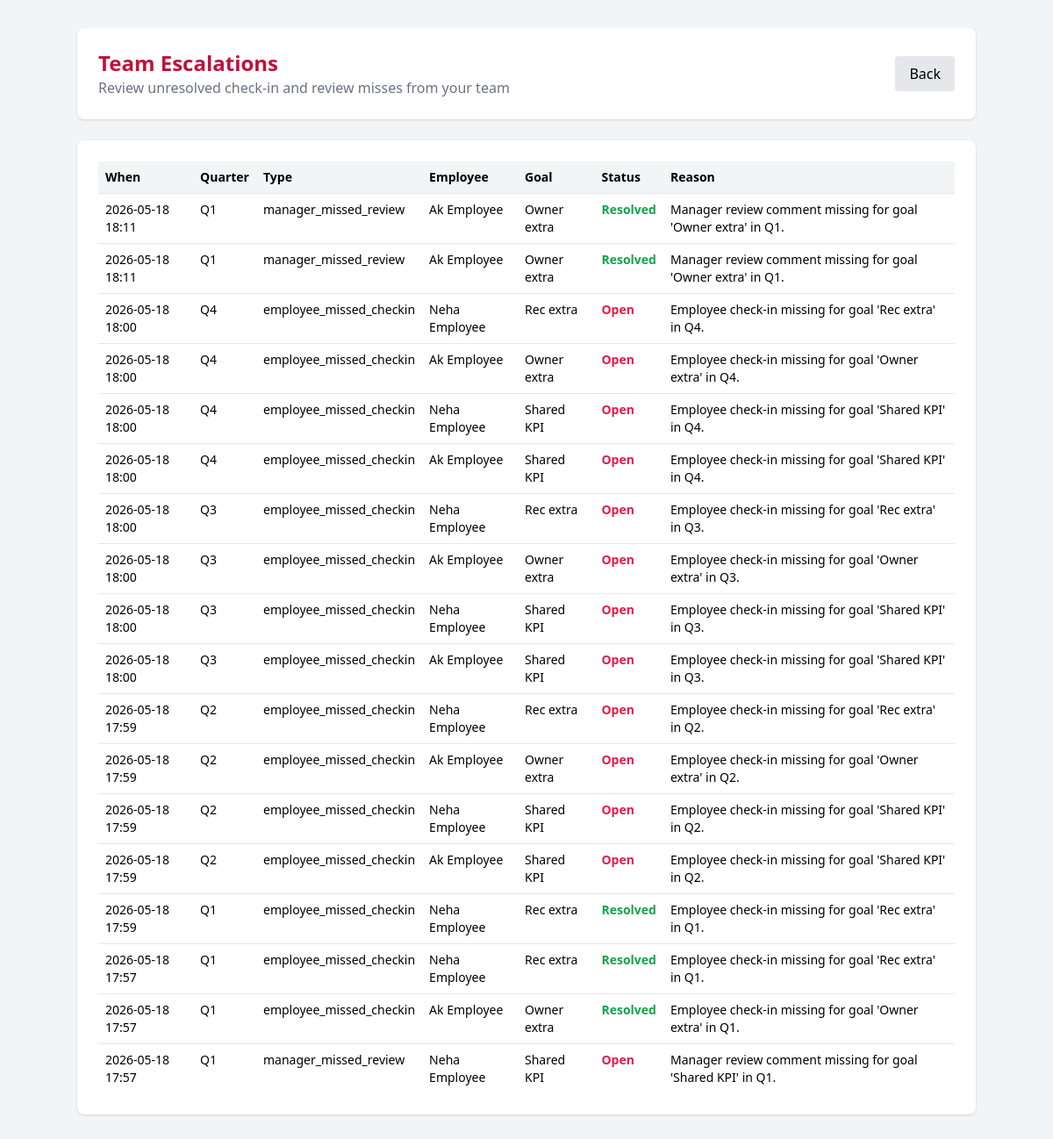
/manager/escalations (signed in), run on the app's committed database.
### app/models.py (models this page shows)
class Escalation(Base):
    __tablename__ = "escalations"
    id = Column(Integer, primary_key=True, index=True)
    employee_id = Column(Integer, ForeignKey("users.id"), nullable=False)
    manager_id = Column(Integer, ForeignKey("users.id"), nullable=True)
    goal_id = Column(Integer, ForeignKey("goals.id"), nullable=True)
    quarter = Column(String, nullable=False)
    escalation_type = Column(String, nullable=False)  # employee_missed_checkin / manager_missed_review
    reason = Column(Text, nullable=False)
    status = Column(String, default="open")  # open / resolved
    created_at = Column(DateTime, default=datetime.utcnow)
    resolved_at = Column(DateTime, nullable=True)
    resolved_by = Column(Integer, ForeignKey("users.id"), nullable=True)

class User(Base):
    __tablename__ = "users"
    id = Column(Integer, primary_key=True, index=True)
    name = Column(String, nullable=False)
    email = Column(String, unique=True, nullable=False)
    password = Column(String, nullable=False)
    role = Column(String, nullable=False)  # employee / manager / admin
    manager_id = Column(Integer, ForeignKey("users.id"), nullable=True)
    manager = relationship("User", remote_side=[id], backref="team")
    goals = relationship("Goal", back_populates="employee")

class Goal(Base):
    __tablename__ = "goals"
    id = Column(Integer, primary_key=True, index=True)
    employee_id = Column(Integer, ForeignKey("users.id"), nullable=False)
    title = Column(String, nullable=False)
    thrust_area = Column(String, nullable=False)
    uom_type = Column(String, nullable=False)  # min / max / zero / timeline
    target = Column(Float, nullable=False)
    weightage = Column(Float, nullable=False)
    status = Column(String, default="draft")  # draft / submitted / approved / locked
    is_shared = Column(Boolean, default=False)
    parent_goal_id = Column(Integer, ForeignKey("goals.id"), nullable=True)
    created_at = Column(DateTime, default=datetime.utcnow)
    employee = relationship("User", back_populates="goals")
    achievements = relationship("Achievement", back_populates="goal")
    audit_logs = relationship("AuditLog", back_populates="goal")

### app/routes/manager.py (the view)
@router.get("/escalations")
def escalations_page(request: Request, user=Depends(require_manager), db: Session = Depends(get_db)):
    team = get_team(db, user.id)
    team_ids = [member.id for member in team]
    escalations = (
        db.query(Escalation)
        .filter(Escalation.manager_id == user.id, Escalation.employee_id.in_(team_ids))
        .order_by(Escalation.created_at.desc())
        .limit(200)
        .all()
    )
    employees = {member.id: member for member in team}
    goals = {goal.id: goal for goal in db.query(Goal).filter(Goal.employee_id.in_(team_ids)).all()} if team_ids else {}
    return templates.TemplateResponse(request, "manager/escalations.html", {
        "user": user,
        "escalations": escalations,
        "employees": employees,
        "goals": goals,
    })

### app/templates/manager/escalations.html (shortened to what this page needs)
<!DOCTYPE html>
<html>
<head>
    <script src="https://cdn.tailwindcss.com"></script>
</head>
<body class="bg-gray-100 p-8">
<div class="max-w-5xl mx-auto space-y-6">
    <div class="bg-white rounded-lg shadow p-6 flex items-center justify-between">
        <div>
            <h1 class="text-2xl font-bold text-rose-700">Team Escalations</h1>
            <p class="text-gray-500">Review unresolved check-in and review misses from your team</p>
        </div>
        <a href="/manager/dashboard" class="bg-gray-200 px-4 py-2 rounded hover:bg-gray-300">Back</a>
    </div>
    <div class="bg-white rounded-lg shadow p-6">
        <table class="w-full text-sm">
            <thead class="bg-gray-100">
            <tr>
                <th class="text-left p-2">When</th>
                <th class="text-left p-2">Quarter</th>
                <th class="text-left p-2">Type</th>
                <th class="text-left p-2">Employee</th>
                <th class="text-left p-2">Goal</th>
                <th class="text-left p-2">Status</th>
                <th class="text-left p-2">Reason</th>
            </tr>
            </thead>
            <tbody>
            {% for item in escalations %}
            <tr class="border-t align-top">
                <td class="p-2">{{ item.created_at.strftime('%Y-%m-%d %H:%M') }}</td>
                <td class="p-2">{{ item.quarter }}</td>
                <td class="p-2">{{ item.escalation_type }}</td>
                <td class="p-2">{{ employees[item.employee_id].name if employees.get(item.employee_id) else 'N/A' }}</td>
                <td class="p-2">{{ goals[item.goal_id].title if item.goal_id and goals.get(item.goal_id) else 'N/A' }}</td>
                <td class="p-2">
                    {% if item.status == "open" %}
                    <span class="text-rose-600 font-semibold">Open</span>
                    {% else %}
                    <span class="text-green-600 font-semibold">Resolved</span>
                    {% endif %}
                </td>
                <td class="p-2">{{ item.reason }}</td>
            </tr>
            {% endfor %}
            </tbody>
        </table>
    </div>
</div>
</body>
</html>

### data on the page
Escalation: created_at "2026-05-18 18:11", quarter "Q1", escalation_type "manager_missed_review", status "Resolved", reason "Manager review comment missing for goal 'Owner extra' in Q1."
User: name "Ak Employee"
Goal: title "Owner extra"
Escalation: created_at "2026-05-18 18:11", quarter "Q1", escalation_type "manager_missed_review", status "Resolved", reason "Manager review comment missing for goal 'Owner extra' in Q1."
Escalation: created_at "2026-05-18 18:00", quarter "Q4", escalation_type "employee_missed_checkin", status "Open", reason "Employee check-in missing for goal 'Rec extra' in Q4."
User: name "Neha Employee"
Goal: title "Rec extra"
Escalation: created_at "2026-05-18 18:00", quarter "Q4", escalation_type "employee_missed_checkin", status "Open", reason "Employee check-in missing for goal 'Owner extra' in Q4."
Escalation: created_at "2026-05-18 18:00", quarter "Q4", escalation_type "employee_missed_checkin", status "Open", reason "Employee check-in missing for goal 'Shared KPI' in Q4."
Goal: title "Shared KPI"
Escalation: created_at "2026-05-18 18:00", quarter "Q4", escalation_type "employee_missed_checkin", status "Open", reason "Employee check-in missing for goal 'Shared KPI' in Q4."
Goal: title "Shared KPI"
Escalation: created_at "2026-05-18 18:00", quarter "Q3", escalation_type "employee_missed_checkin", status "Open", reason "Employee check-in missing for goal 'Rec extra' in Q3."
Escalation: created_at "2026-05-18 18:00", quarter "Q3", escalation_type "employee_missed_checkin", status "Open", reason "Employee check-in missing for goal 'Owner extra' in Q3."
Escalation: created_at "2026-05-18 18:00", quarter "Q3", escalation_type "employee_missed_checkin", status "Open", reason "Employee check-in missing for goal 'Shared KPI' in Q3."
Escalation: created_at "2026-05-18 18:00", quarter "Q3", escalation_type "employee_missed_checkin", status "Open", reason "Employee check-in missing for goal 'Shared KPI' in Q3."
Escalation: created_at "2026-05-18 17:59", quarter "Q2", escalation_type "employee_missed_checkin", status "Open", reason "Employee check-in missing for goal 'Rec extra' in Q2."
Escalation: created_at "2026-05-18 17:59", quarter "Q2", escalation_type "employee_missed_checkin", status "Open", reason "Employee check-in missing for goal 'Owner extra' in Q2."
Escalation: created_at "2026-05-18 17:59", quarter "Q2", escalation_type "employee_missed_checkin", status "Open", reason "Employee check-in missing for goal 'Shared KPI' in Q2."
Escalation: created_at "2026-05-18 17:59", quarter "Q2", escalation_type "employee_missed_checkin", status "Open", reason "Employee check-in missing for goal 'Shared KPI' in Q2."
Escalation: created_at "2026-05-18 17:59", quarter "Q1", escalation_type "employee_missed_checkin", status "Resolved", reason "Employee check-in missing for goal 'Rec extra' in Q1."
Escalation: created_at "2026-05-18 17:57", quarter "Q1", escalation_type "employee_missed_checkin", status "Resolved", reason "Employee check-in missing for goal 'Rec extra' in Q1."
Escalation: created_at "2026-05-18 17:57", quarter "Q1", escalation_type "employee_missed_checkin", status "Resolved", reason "Employee check-in missing for goal 'Owner extra' in Q1."
Escalation: created_at "2026-05-18 17:57", quarter "Q1", escalation_type "manager_missed_review", status "Open", reason "Manager review comment missing for goal 'Shared KPI' in Q1."
